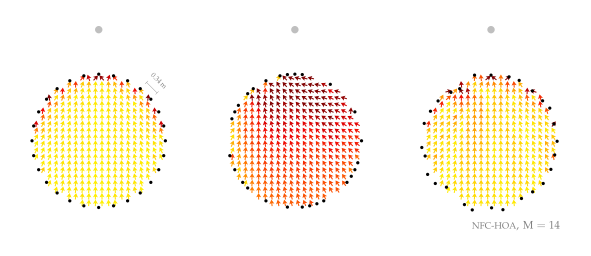

This chart was generated by the following gnuplot code:
#!/usr/bin/gnuplot
#
# FIGURE 6.7: Model predictions of the perceived direction for a synthesized
# point source in the audience area. All three secondary source distributions
# were driven by NFC-HOA (2.50) with an order of 14. For both distributions to
# the right the positions of the secondary sources were changed.
#
# Explanation of calculated values:
# * the labels printed beside the position rows are the mean absolute
#   localization error, about the corresponding values from the rows. The values
#   were calculated by hand from the result files
# * the label representing the localization blur is the mean standard deviation
#   averaged over all positions and loudspeaker setups; the ones were more than
#   one arrow is printed for one position were excluded from the average
#
# AUTHOR:   Hagen Wierstorf
# SOFTWARE: gnuplot 5.0 patchlevel 3

reset
set macros
set loadpath '../../gnuplot' 'data'

load 'latex.cfg'
load 'localization.cfg'
load 'array.cfg'
load 'noborder.cfg'

set terminal epslatex size 15cm,6.5cm color colortext @small
set output 'fig6_07.tex'

unset key
set size ratio -1

set cbrange [0:40]

set tmargin 0
set bmargin 0
set lmargin 1
set rmargin 1

unset colorbox

set multiplot layout 1,3

# --- 1 NFC-HOA ---
arrow_size = 3
set xrange [-2:2]
set yrange [-2:2.6]
set arrow 21 from 1.077,1.314 to 1.314,1.077 heads size 0.05,90,0 front ls 101
set label 21 '\tiny $0.34$\,m' at 1.372,1.372 rotate by -45 front center tc ls 101
plot 'nfchoa_circle_nls28_order14.txt'  @localization_arrow,\
     'array_nfchoa_circle.txt'          @array_active w p,\
     set_point_source(0,2.5)            @point_source

# --- 2 NFC-HOA wrong angles of secondary sources ---
unset label
unset arrow
arrow_size = 3
set xrange [-2:2]
set yrange [-2:2.6]
plot 'nfchoa_random_circle_nls28_order14.txt' @localization_arrow,\
     'array_nfchoa_random_circle.txt'   @array_active w p,\
     set_point_source(0,2.5)            @point_source

# --- 3 NFC-HOA wrong angles and positions of secondary sources ---
arrow_size = 3
set xrange [-2:2]
set yrange [-2:2.6]
set label '\ft \acs{NFC-HOA}, $M=14$' at 1.55,-1.9 right front tc ls 101
plot 'nfchoa_jitter_nls28_order14.txt'  @localization_arrow,\
     'array_nfchoa_jitter.txt'          @array_active w p,\
     set_point_source(0,2.5)            @point_source

unset multiplot

call 'plot.plt' 'fig6_07'
